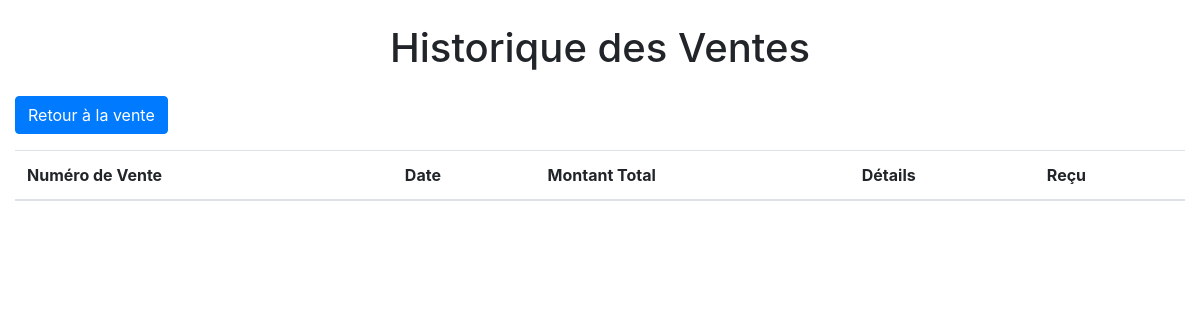
Before: /sales-history with the older database file.
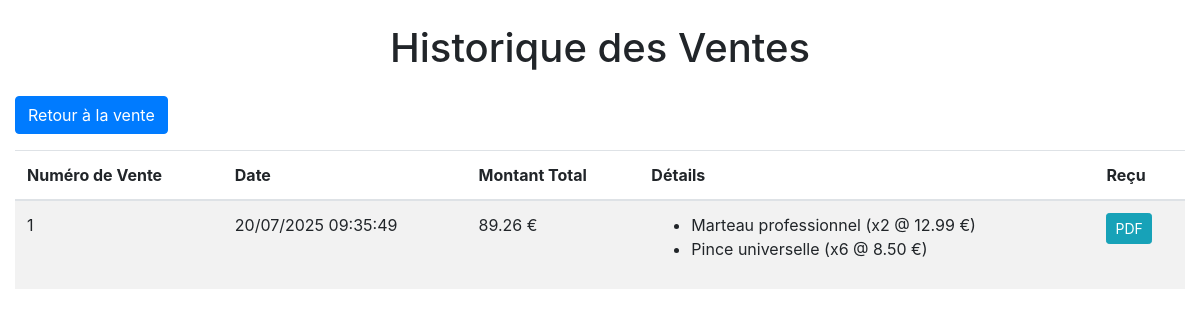
After: the same page with the newer database file.
### app_v2.py (models this page shows, shortened)
class Sale(db.Model):
    id = db.Column(db.Integer, primary_key=True)
    sale_date = db.Column(db.DateTime, server_default=db.func.now())
    total_amount = db.Column(db.Float, nullable=False)
    discount_amount = db.Column(db.Float, default=0.0)
    tax_amount = db.Column(db.Float, default=0.0)
    customer_id = db.Column(db.Integer, db.ForeignKey("customer.id"))
    payment_method = db.Column(db.String(50), default="Cash")
    notes = db.Column(db.Text)
    customer = db.relationship("Customer", backref="sales")

class SaleItem(db.Model):
    id = db.Column(db.Integer, primary_key=True)
    sale_id = db.Column(db.Integer, db.ForeignKey("sale.id"), nullable=False)
    product_id = db.Column(db.Integer, db.ForeignKey("product.id"), nullable=False)
    quantity_sold = db.Column(db.Integer, nullable=False)
    unit_price = db.Column(db.Float, nullable=False)
    discount_percent = db.Column(db.Float, default=0.0)
    product = db.relationship("Product", backref=db.backref("sale_items", lazy=True))
    sale = db.relationship("Sale", backref=db.backref("items", lazy=True))

class Product(db.Model):
    id = db.Column(db.Integer, primary_key=True)
    name = db.Column(db.String(200), nullable=False, unique=True)
    category = db.Column(db.String(100), nullable=False)
    stock_quantity = db.Column(db.Integer, nullable=False)
    min_price = db.Column(db.Float, nullable=False)
    reorder_level = db.Column(db.Integer, default=10)
    supplier_id = db.Column(db.Integer, db.ForeignKey("supplier.id"))
    barcode = db.Column(db.String(50), unique=True)
    description = db.Column(db.Text)
    image_url = db.Column(db.String(200))
    created_at = db.Column(db.DateTime, default=datetime.utcnow)
    supplier = db.relationship("Supplier", backref="products")

### app_v2.py (the view)
@app.route("/sales-history")
def sales_history():
    page = request.args.get("page", 1, type=int)
    start_date = request.args.get("start_date")
    end_date = request.args.get("end_date")
    query = Sale.query
    if start_date:
        query = query.filter(
            Sale.sale_date >= datetime.strptime(start_date, "%Y-%m-%d")
        )
    if end_date:
        query = query.filter(Sale.sale_date <= datetime.strptime(end_date, "%Y-%m-%d"))
    sales = query.order_by(Sale.sale_date.desc()).paginate(
        page=page, per_page=20, error_out=False
    )
    return render_template(
        "sales_history.html", sales=sales, start_date=start_date, end_date=end_date
    )

### templates/sales_history.html (shortened to what this page needs)
<!DOCTYPE html>
<html lang="fr">
<head>
    <link rel="stylesheet" href="https://stackpath.bootstrapcdn.com/bootstrap/4.5.2/css/bootstrap.min.css">
</head>
<body>
    <div class="container-fluid">
        <h1 class="text-center my-4">Historique des Ventes</h1>
        <a href="/" class="btn btn-primary mb-3">Retour à la vente</a>
        <table class="table table-striped">
            <thead>
                <tr>
                    <th>Numéro de Vente</th>
                    <th>Date</th>
                    <th>Montant Total</th>
                    <th>Détails</th>
                    <th>Reçu</th>
                </tr>
            </thead>
            <tbody>
                {% for sale in sales %}
                <tr>
                    <td>{{ sale.id }}</td>
                    <td>{{ sale.sale_date.strftime('%d/%m/%Y %H:%M:%S') }}</td>
                    <td>{{ "%.2f"|format(sale.total_amount) }} €</td>
                    <td>
                        <ul>
                        {% for item in sale.items %}
                            <li>{{ item.product.name }} (x{{ item.quantity_sold }} @ {{ "%.2f"|format(item.unit_price) }} €)</li>
                        {% endfor %}
                        </ul>
                    </td>
                    <td><a href="/receipt/{{ sale.id }}" class="btn btn-info btn-sm" target="_blank">PDF</a></td>
                </tr>
                {% endfor %}
            </tbody>
        </table>
    </div>
</body>
</html>

Changed rows visible on the page:
added Sale: id "1", sale_date "20/07/2025 09:35:49", total_amount "89.26"
added SaleItem: product.name "Marteau professionnel", quantity_sold "2", unit_price "12.99"
added SaleItem: product.name "Pince universelle", quantity_sold "6", unit_price "8.50"
